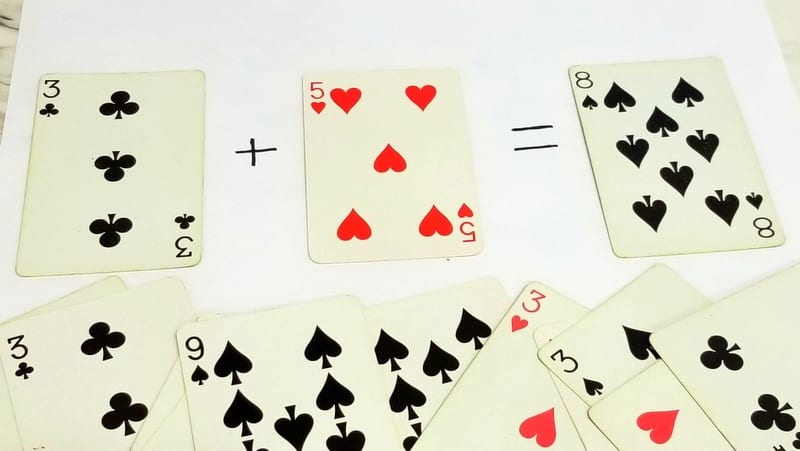
#> input picture Resources/cards.jpg, 800 x 451 px
$ python chapter5.py
#> lines starting #> are read from the running program, lines starting #| are printed output that depends on the picture
import cv2
import numpy as np

img = cv2.imread("Resources/cards.jpg")
#> img is the input picture: shape (451, 800, 3); mean B, G, R 204.9, 220.6, 222.1

width, height = 250, 350
pts1 = np.float32([[39, 71], [205, 69], [13, 273], [201, 263]])
pts2 = np.float32([[0, 0], [width, 0], [0, height], [width, height]])
matrix = cv2.getPerspectiveTransform(pts1, pts2)
imgOutput = cv2.warpPerspective(img, matrix, (width, height))
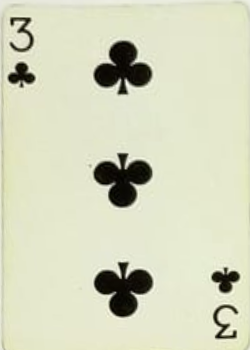
#> imgOutput: shape (350, 250, 3); mean B, G, R 189.7, 214.6, 212.2

cv2.imshow("Image", img)
cv2.imshow("Output", imgOutput)

cv2.waitKey(0)
